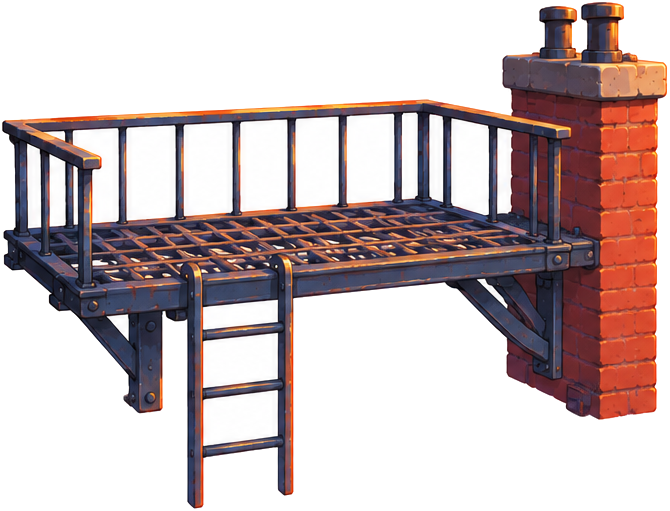
#> input picture art/platform_cut/balcony.png, 670 x 511 px, given in place of wood.png, which was not available
$ python platforms.py platform_cut
#> lines starting #> are read from the running program, lines starting #| are printed output that depends on the picture; after the words box and inside, x2 and y2 are one past the last pixel; in counts of white or black regions, pixels touching at a corner belong together; pictures that were not available may be replaced by others from this repository, and a replacement may not be noted
### art/clear_holes.py
"""Белый фон, запертый внутри силуэта (между ногами бочки, трубами, флагштоком и флагом),
в прозрачность. Нарезка убирает только фон, связанный с краем картинки, — эти пятна остаются.
Только чистый белый пятнами от 40 px; светлая кайма вокруг — полупрозрачная по светлоте.
Запуск: python3 art/clear_holes.py <png> [<png> ...]   (файлы перезаписываются)
"""
import sys
import numpy as np
from PIL import Image
from scipy import ndimage as ndi


def clear_holes(img, min_size=40):
#> called with min_size = 40
    a = np.array(img.convert('RGBA')).astype(np.float32)
    mn, mx = a[..., :3].min(2), a[..., :3].max(2)
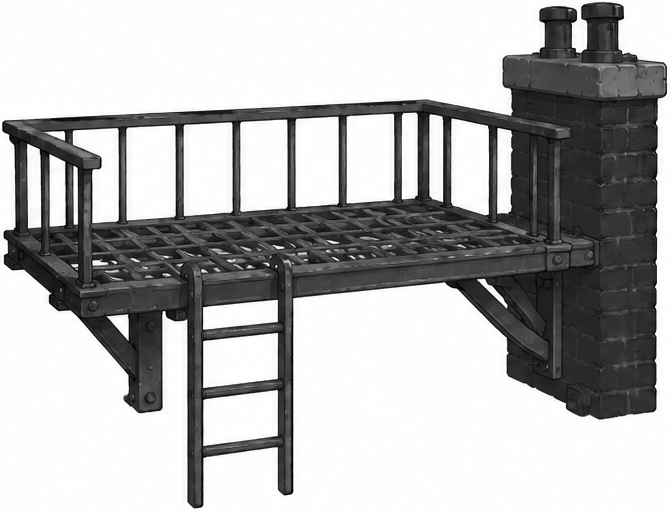
#> mn: shape (511, 670) float32; min 0, max 255, mean 177.7
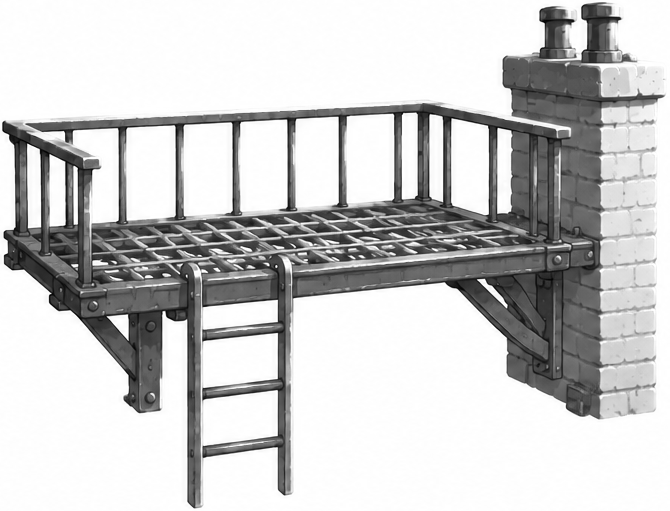
#> mx: shape (511, 670) float32; min 0, max 255, mean 201.9
    white = (mn >= 235) & ((mx - mn) <= 14) & (a[..., 3] > 0)
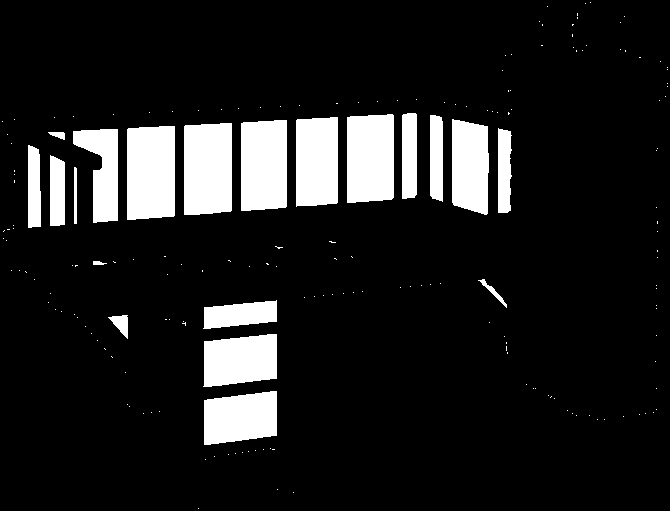
#> white: shape (511, 670) bool; 11.9% white; 190 white regions (170 under 20 px), largest, box (x1, y1, x2, y2) and area: (127, 126, 175, 220) 4388, (184, 123, 232, 215) 4299, (241, 120, 287, 211) 4066
    lab, n = ndi.label(white)
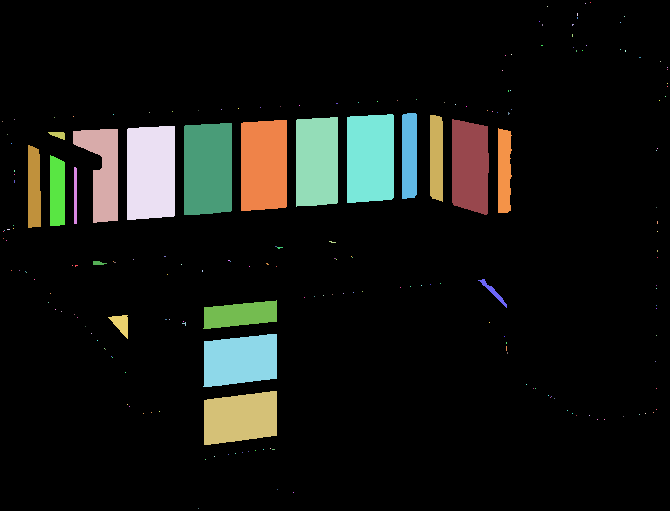
#> lab: shape (511, 670) int32; 201 distinct labels, from 0 to 200; one colour per label, 0 black
#> n = 200
    sizes = ndi.sum(white, lab, range(1, n + 1))
#> sizes = 200 values, max 4388 at index 64, min 1 at index 0, mean 203.7
    holes = np.isin(lab, [i + 1 for i, sz in enumerate(sizes) if sz >= min_size])
    a[..., 3][holes] = 0
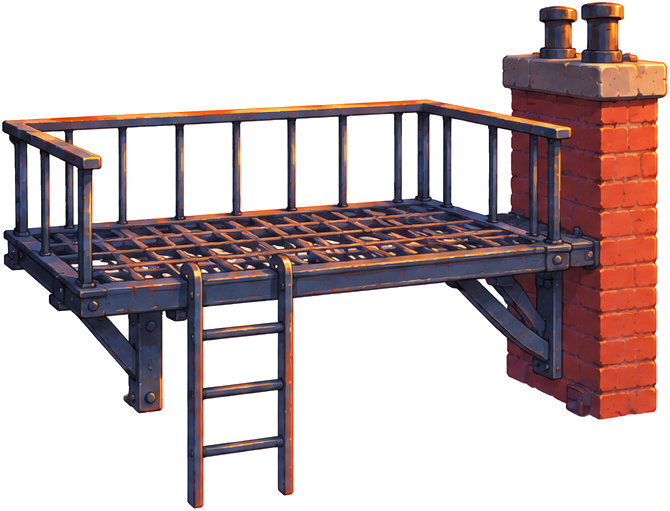
#> a: shape (511, 670, 4) float32; mean R, G, B, A 198.1, 182.8, 183.4, 100.1; transparent parts drawn white
    edge = ndi.binary_dilation(holes, iterations=2) & ~holes
#> edge: shape (511, 670) bool; 2.2% white in thin lines or dots, all inside (x1, y1, x2, y2) = (26, 111, 514, 447)
    a[..., 3][edge] *= np.clip(((255 - a[..., :3]) / 255).max(2) * 4, 0, 1)[edge]
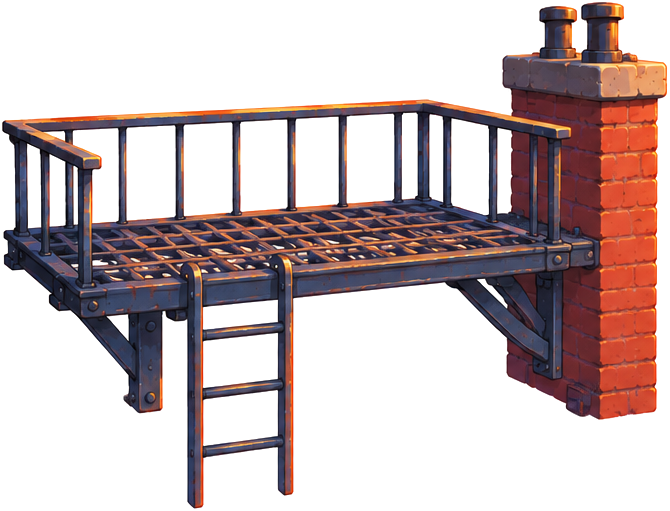
#> a: shape (511, 670, 4) float32; 0.27% of pixels changed, all inside (x1, y1, x2, y2) = (27, 113, 512, 446); transparent parts drawn white
    return Image.fromarray(a.astype(np.uint8)), int(holes.sum())


# [5 lines that do not run on import are left out]

### art/platforms.py
"""Атлас платформ мира 1 из кадров, нарезанных art/sheet.py (art/platform_cut) с листов
art/raw/platforms_long.png и art/raw/platforms_special.png.

Длинные платформы (доски, леса, балка) режутся на левый край, несколько модулей середины
и правый край. Резы — по стыкам, которые сами прячут шов: у досок по центру верёвок,
у лесов по центру стоек, у балки посередине между заклёпками. В игре середина набирается
модулями вперемешку — платформа любой длины без видимого повтора.
Особые платформы (люлька, балкон, бельё, тележка с крюком) — целиком.

Всё уменьшается до игрового размера здесь (Lanczos), в игре setScale(1).
Пишет public/assets/world/platforms.png + .json (Phaser JSON Hash) и platforms_meta.json
(высота, линия, где стоит герой, ширины кусков). Превью — art/platforms_preview.png.
Запуск: python3 art/platforms.py <проект>
"""
import sys, os, json
from PIL import Image

sys.path.insert(0, os.path.dirname(__file__))
from clear_holes import clear_holes

root = sys.argv[1]
cut = os.path.join(root, 'art/platform_cut')
out = os.path.join(root, 'public/assets/world')
SCALE = 0.42

# x резов (пиксели нарезки) и y, где стоит герой (верх настила)
LONG = {
    'wood': dict(cuts=[225, 345, 445, 548, 632, 750, 855, 960, 1055, 1165, 1275], stand=18),
    'scaffold': dict(cuts=[392, 750, 1108], stand=34),
    'beam': dict(cuts=[190, 440, 730, 1010, 1270], stand=12),
}
SPECIAL = {
    # stand — пол; rope — верх тросов (в игре тросы тянутся кодом дальше вверх)
    'cradle': dict(stand=398),
    # кирпичная колонна справа отрезана
    'balcony': dict(stand=182, crop=(0, 0, 495, None)),
    # stand — верх белья: на него прыгают, как на батут
    'clothesline': dict(stand=70),
    # hook — точка крюка, за которую потом можно цепляться
    'trolley': dict(stand=None),
}


def load(name):
    img, _ = clear_holes(Image.open(os.path.join(cut, name + '.png')))
    return img.copy()


def small(img):
    return img.resize((round(img.width * SCALE), round(img.height * SCALE)), Image.LANCZOS)
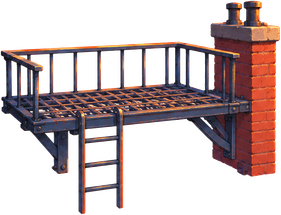
#> returned value: PIL image 281x215 RGBA; mean R, G, B, A 54.2, 36.8, 37.1, 99.6; transparent parts drawn white


pieces = {}
meta = {'scale': SCALE, 'long': {}, 'special': {}}
for name, cfg in LONG.items():
    img = small(load(name))
    xs = [0] + [round(c * SCALE) for c in cfg['cuts']] + [img.width]
#> (the run stopped early here; a loop or call above may not have finished)
